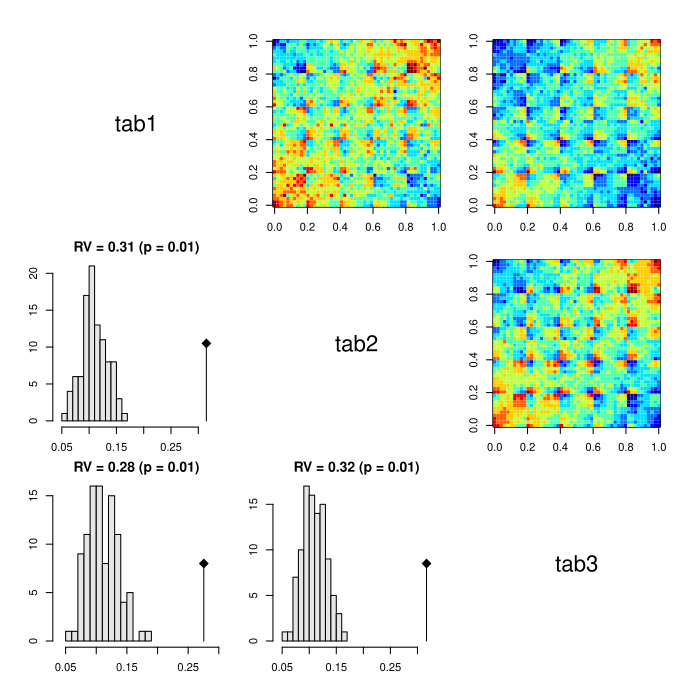

The script that drew this image:
pkgname <- "ktabtools"
source(file.path(R.home("share"), "R", "examples-header.R"))
options(warn = 1)
options(pager = "console")
library('ktabtools')

assign(".oldSearch", search(), pos = 'CheckExEnv')
cleanEx()
nameEx("kRVplot")
### * kRVplot

flush(stderr()); flush(stdout())

### Name: kRVplot
### Title: Multiple plot representation of RV coefficients
### Aliases: kRVplot

### ** Examples

require(ade4)
require(MASS)
# k-table simulation
tab0 <- as.data.frame(expand.grid(1:10,1:5))
row.names(tab0)<- paste("s",1:50,sep="")
tab1 <- cbind(tab0, mvrnorm(50,mu=rnorm(5,0,1),Sigma=diag(abs(rnorm(5,0,1)))))
tab2 <- cbind(tab0, mvrnorm(50,mu=rnorm(5,0,1),Sigma=diag(abs(rnorm(5,0,1)))))
tab3 <- cbind(tab0, mvrnorm(50,mu=rnorm(5,0,1),Sigma=diag(abs(rnorm(5,0,1)))))
listab <- list(tab1,tab2,tab3)
names(listab) <- c("tab1","tab2","tab3")
listpca <- list()
for(i in 1:3)
listpca[[i]] <- dudi.pca(listab[[i]],scannf=FALSE,nf=2) 
# construction of the K-table
ktab1 <- ktab.list.dudi(listpca,tabnames= names(listab))
# graphical representation 
kRVplot(ktab1)



cleanEx()
nameEx("mbpls")
### * mbpls

flush(stderr()); flush(stdout())

### Name: mbpls
### Title: Multi-Block Partial Least Squares (MBPLS)
### Aliases: mbpls mbpls.default mbpls.ktab print.mbpls

### ** Examples

# example1: Comparison of pls and mbpls for two tables (Y and X)
require(ade4)
require(mixOmics)
data(linnerud)
X <- linnerud$exercise
Y <- linnerud$physiological
pls1 <- pls(X, Y, mode = "classic",ncomp=3)
mb1 <- mbpls(list(X),Y,option="uniform",deflation="super")
par(mfrow=c(2,2))
plot(pls1$variates$Y[,1],mb1$U[,1])
abline(0,1,col="red")
plot(pls1$variates$Y[,2],mb1$U[,2])
abline(0,1,col="red")
plot(pls1$variates$Y[,3],mb1$U[,3])
abline(0,1,col="red")



graphics::par(get("par.postscript", pos = 'CheckExEnv'))
cleanEx()
nameEx("predict.mbpls")
### * predict.mbpls

flush(stderr()); flush(stdout())

### Name: predict.mbpls
### Title: Prediction for object (s)mbpls
### Aliases: predict.mbpls predict.smbpls

### ** Examples

# example1: Comparison of pls and mbpls for two tables (Y and X)
require(ade4)
require(mixOmics)
data(linnerud)
X <- linnerud$exercise
Y <- linnerud$physiological
pls1 <- pls(X, Y, mode = "classic",ncomp=3)
mb1 <- mbpls(list(X),Y,option="uniform",deflation="super")
par(mfrow=c(2,2))
plot(pls1$variates$Y[,1],mb1$U[,1])
abline(0,1,col="red")
plot(pls1$variates$Y[,2],mb1$U[,2])
abline(0,1,col="red")
plot(pls1$variates$Y[,3],mb1$U[,3])
abline(0,1,col="red")
pred1 <- predict(mb1)
pred2 <- predict(mb1,list(X))



graphics::par(get("par.postscript", pos = 'CheckExEnv'))
### * <FOOTER>
###
cat("Time elapsed: ", proc.time() - get("ptime", pos = 'CheckExEnv'),"\n")
grDevices::dev.off()
###
### Local variables: ***
### mode: outline-minor ***
### outline-regexp: "\\(> \\)?### [*]+" ***
### End: ***
quit('no')
